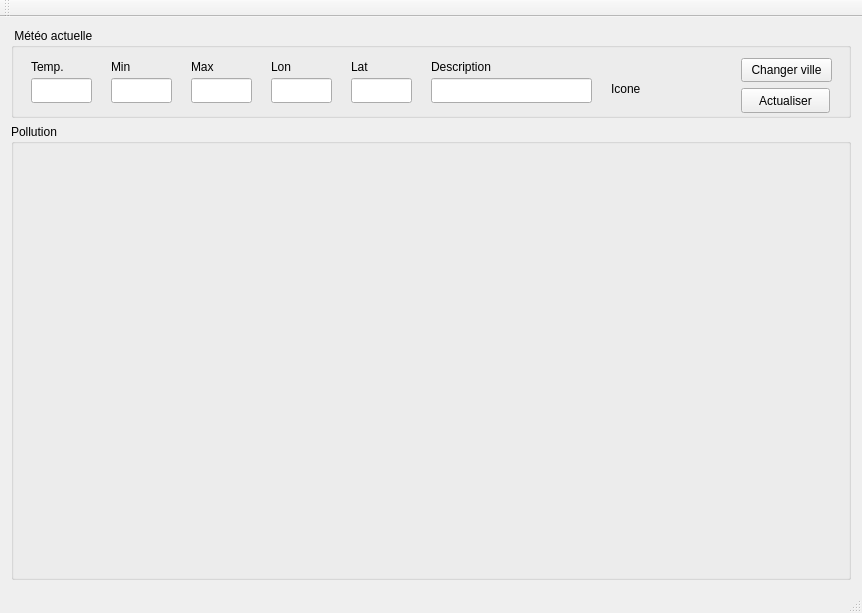
<?xml version="1.0" encoding="UTF-8"?>
<ui version="4.0">
 <class>TP5_WeatherStationClass</class>
 <widget class="QMainWindow" name="TP5_WeatherStationClass">
  <property name="geometry">
   <rect>
    <x>0</x>
    <y>0</y>
    <width>860</width>
    <height>613</height>
   </rect>
  </property>
  <property name="windowTitle">
   <string>TP5_WeatherStation</string>
  </property>
  <widget class="QWidget" name="centralWidget">
   <layout class="QVBoxLayout" name="verticalLayout">
    <item>
     <widget class="QGroupBox" name="groupBox_weather">
      <property name="minimumSize">
       <size>
        <width>840</width>
        <height>90</height>
       </size>
      </property>
      <property name="maximumSize">
       <size>
        <width>16777215</width>
        <height>90</height>
       </size>
      </property>
      <property name="title">
       <string> Météo actuelle</string>
      </property>
      <widget class="QPushButton" name="pushButton_weather_request">
       <property name="geometry">
        <rect>
         <x>730</x>
         <y>60</y>
         <width>89</width>
         <height>25</height>
        </rect>
       </property>
       <property name="text">
        <string>Actualiser</string>
       </property>
      </widget>
      <widget class="QLabel" name="label">
       <property name="geometry">
        <rect>
         <x>20</x>
         <y>30</y>
         <width>67</width>
         <height>17</height>
        </rect>
       </property>
       <property name="text">
        <string>Temp.</string>
       </property>
      </widget>
      <widget class="QLabel" name="label_2">
       <property name="geometry">
        <rect>
         <x>340</x>
         <y>30</y>
         <width>67</width>
         <height>17</height>
        </rect>
       </property>
       <property name="text">
        <string>Lat</string>
       </property>
      </widget>
      <widget class="QLabel" name="label_5">
       <property name="geometry">
        <rect>
         <x>100</x>
         <y>30</y>
         <width>67</width>
         <height>17</height>
        </rect>
       </property>
       <property name="text">
        <string>Min</string>
       </property>
      </widget>
      <widget class="QLabel" name="label_6">
       <property name="geometry">
        <rect>
         <x>180</x>
         <y>30</y>
         <width>67</width>
         <height>17</height>
        </rect>
       </property>
       <property name="text">
        <string>Max</string>
       </property>
      </widget>
      <widget class="QLabel" name="label_7">
       <property name="geometry">
        <rect>
         <x>420</x>
         <y>30</y>
         <width>91</width>
         <height>17</height>
        </rect>
       </property>
       <property name="text">
        <string>Description</string>
       </property>
      </widget>
      <widget class="QLineEdit" name="lineEdit_lat">
       <property name="geometry">
        <rect>
         <x>340</x>
         <y>50</y>
         <width>61</width>
         <height>25</height>
        </rect>
       </property>
      </widget>
      <widget class="QLineEdit" name="lineEdit_temp_min">
       <property name="geometry">
        <rect>
         <x>100</x>
         <y>50</y>
         <width>61</width>
         <height>25</height>
        </rect>
       </property>
      </widget>
      <widget class="QLineEdit" name="lineEdit_temp_max">
       <property name="geometry">
        <rect>
         <x>180</x>
         <y>50</y>
         <width>61</width>
         <height>25</height>
        </rect>
       </property>
      </widget>
      <widget class="QLineEdit" name="lineEdit_description">
       <property name="geometry">
        <rect>
         <x>420</x>
         <y>50</y>
         <width>161</width>
         <height>25</height>
        </rect>
       </property>
      </widget>
      <widget class="QLabel" name="label_8">
       <property name="geometry">
        <rect>
         <x>600</x>
         <y>40</y>
         <width>111</width>
         <height>41</height>
        </rect>
       </property>
       <property name="text">
        <string>Icone</string>
       </property>
      </widget>
      <widget class="QLineEdit" name="lineEdit_temp">
       <property name="geometry">
        <rect>
         <x>20</x>
         <y>50</y>
         <width>61</width>
         <height>25</height>
        </rect>
       </property>
      </widget>
      <widget class="QLabel" name="label_3">
       <property name="geometry">
        <rect>
         <x>260</x>
         <y>30</y>
         <width>67</width>
         <height>17</height>
        </rect>
       </property>
       <property name="text">
        <string>Lon</string>
       </property>
      </widget>
      <widget class="QLineEdit" name="lineEdit_lon">
       <property name="geometry">
        <rect>
         <x>260</x>
         <y>50</y>
         <width>61</width>
         <height>25</height>
        </rect>
       </property>
      </widget>
      <widget class="QPushButton" name="pushButton_city">
       <property name="geometry">
        <rect>
         <x>730</x>
         <y>30</y>
         <width>91</width>
         <height>24</height>
        </rect>
       </property>
       <property name="text">
        <string>Changer ville</string>
       </property>
      </widget>
     </widget>
    </item>
    <item>
     <widget class="QGroupBox" name="groupBox_pollution">
      <property name="sizePolicy">
       <sizepolicy hsizetype="Preferred" vsizetype="Preferred">
        <horstretch>0</horstretch>
        <verstretch>0</verstretch>
       </sizepolicy>
      </property>
      <property name="minimumSize">
       <size>
        <width>0</width>
        <height>300</height>
       </size>
      </property>
      <property name="title">
       <string>Pollution</string>
      </property>
     </widget>
    </item>
   </layout>
  </widget>
  <widget class="QMenuBar" name="menuBar">
   <property name="geometry">
    <rect>
     <x>0</x>
     <y>0</y>
     <width>860</width>
     <height>21</height>
    </rect>
   </property>
  </widget>
  <widget class="QToolBar" name="mainToolBar">
   <attribute name="toolBarArea">
    <enum>TopToolBarArea</enum>
   </attribute>
   <attribute name="toolBarBreak">
    <bool>false</bool>
   </attribute>
  </widget>
  <widget class="QStatusBar" name="statusBar"/>
 </widget>
 <layoutdefault spacing="6" margin="11"/>
 <resources/>
 <connections/>
</ui>
